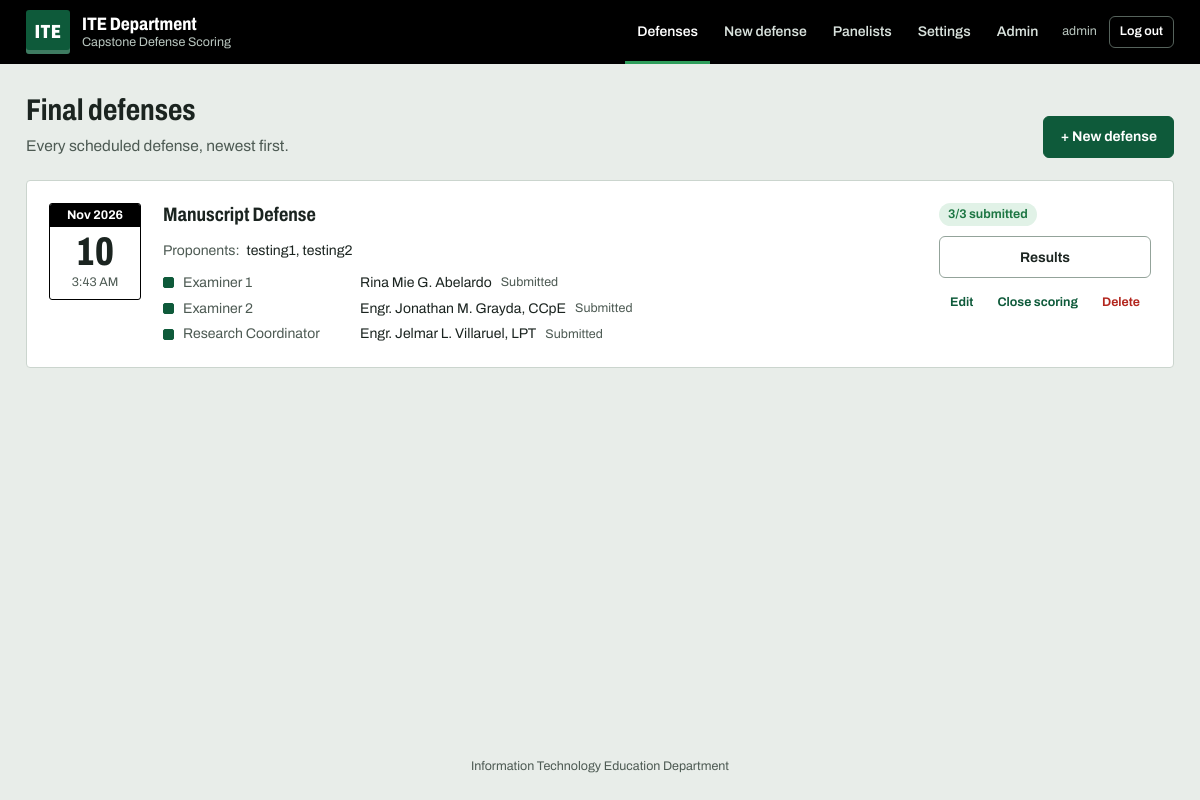
Screenshot of / (signed in) with the database file from the repository.
### defense/models.py (models this page shows, shortened)
class Panelist(models.Model):
    user = models.OneToOneField(
        settings.AUTH_USER_MODEL, on_delete=models.CASCADE, related_name="panelist")
    prefix = models.CharField(max_length=20, blank=True, help_text="e.g. Engr., Dr.")
    suffix = models.CharField(max_length=40, blank=True, help_text="e.g. LPT, CCpE")
    class Meta:
        ordering = ["user__last_name", "user__first_name"]
    @property
    def display_name(self):
        full = " ".join(p for p in (self.user.first_name, self.user.last_name) if p).strip()
        full = full or self.user.username
        if self.prefix:
            full = f"{self.prefix} {full}"
        if self.suffix:
            full = f"{full}, {self.suffix}"
        return full

class Defense(models.Model):
    OPEN = "open"
    CLOSED = "closed"
    STATUS_CHOICES = [(OPEN, "Open"), (CLOSED, "Closed")]
    title = models.CharField("Project title", max_length=300)
    schedule_date = models.DateField()
    schedule_time = models.TimeField(null=True, blank=True)
    venue = models.CharField(max_length=150, blank=True)
    status = models.CharField(max_length=10, choices=STATUS_CHOICES, default=OPEN)
    created_at = models.DateTimeField(auto_now_add=True)
    class Meta:
        ordering = ["-schedule_date", "-schedule_time", "-pk"]
    @property
    def is_open(self):
        return self.status == self.OPEN

class Proponent(models.Model):
    defense = models.ForeignKey(Defense, on_delete=models.CASCADE, related_name="proponents")
    full_name = models.CharField(max_length=150)
    order = models.PositiveSmallIntegerField(default=0)
    class Meta:
        ordering = ["order", "pk"]

class PanelAssignment(models.Model):
    EX1 = "EX1"
    EX2 = "EX2"
    RC = "RC"
    ROLE_CHOICES = [(EX1, "Examiner 1"), (EX2, "Examiner 2"), (RC, "Research Coordinator")]
    ROLES = [EX1, EX2, RC]
    defense = models.ForeignKey(Defense, on_delete=models.CASCADE, related_name="assignments")
    panelist = models.ForeignKey(Panelist, on_delete=models.PROTECT, related_name="assignments")
    role = models.CharField(max_length=3, choices=ROLE_CHOICES)
    class Meta:
        constraints = [
            models.UniqueConstraint(fields=["defense", "role"], name="uniq_defense_role"),
            models.UniqueConstraint(fields=["defense", "panelist"], name="uniq_defense_panelist"),
        ]
    @property
    def role_order(self):
        return self.ROLES.index(self.role)

### defense/views.py (the view)
# urls.py: path("", views.dashboard, name="dashboard"),
@login_required
def dashboard(request):
    qs = Defense.objects.prefetch_related(
        "proponents", "assignments__panelist__user", "assignments__evaluation")
    manager = is_manager(request.user)
    if not manager:
        qs = qs.filter(assignments__panelist__user=request.user).distinct()
    items = []
    for d in qs:
        progress = scoring.defense_progress(d)
        mine = next((a for a, _ in progress if a.panelist.user_id == request.user.pk), None)
        my_status = next((s for a, s in progress if a is mine), None)
        submitted = sum(1 for _, s in progress if s == scoring.SUBMITTED)
        items.append({
            "defense": d,
            "proponents": list(d.proponents.all()),
            "progress": [{"assignment": a, "status": s, "label": scoring.STATUS_LABELS[s]}
                         for a, s in progress],
            "submitted": submitted,
            "total": scoring.REQUIRED_PANELISTS,
            "done": submitted == scoring.REQUIRED_PANELISTS,
            "mine": mine,
            "my_status": my_status,
        })
    return render(request, "defense/dashboard.html", {
        "items": items, "is_manager": manager,
    })

### defense/context_processors.py (called while the page is built)
def institution(request):
    return {"INSTITUTION": settings.INSTITUTION}

### defense/scoring.py (called while the page is built)
def evaluation_status(evaluation):
    if evaluation is None:
        return NOT_STARTED
    return SUBMITTED if evaluation.submitted else DRAFT

def defense_progress(defense):
    from .models import Evaluation
    out = []
    for a in sorted(defense.assignments.all(), key=lambda a: a.role_order):
        try:
            ev = a.evaluation
        except Evaluation.DoesNotExist:
            ev = None
        out.append((a, evaluation_status(ev)))
    return out

### defense/templatetags/defense_extras.py (called while the page is built)
@register.filter
def status_class(status):
    return {scoring.SUBMITTED: "chip-ok", scoring.DRAFT: "chip-warn"}.get(status, "chip-muted")

### defense/views.py (called while the page is built)
def is_manager(user):
    return user.is_authenticated and user.is_active and user.is_staff

### defense/templates/defense/dashboard.html (shortened to what this page needs)
{% extends "base.html" %}
{% load defense_extras %}
{% block content %}
<div class="page-head">
  <div>
    <h1>Final defenses</h1>
    <p class="muted">{% if is_manager %}Every scheduled defense, newest first.{% else %}Defenses where you sit on the panel.{% endif %}</p>
  </div>
  {% if is_manager %}<a class="btn btn-primary" href="{% url 'defense:defense_create' %}">+ New defense</a>{% endif %}
</div>
{% if not items %}
  <div class="card empty">
    {% if is_manager %}
      No defenses yet. <a href="{% url 'defense:defense_create' %}">Schedule the first defense</a>.
    {% else %}
      You are not on any defense panel yet. Ask the Research Coordinator to add you.
    {% endif %}
  </div>
{% else %}
<div class="card docket">
{% for it in items %}
  {% with d=it.defense %}
  <article class="docket-row{% if not d.is_open %} is-closed{% endif %}">
    <div class="when" aria-label="{{ d.schedule_date|date:'l, F j, Y' }}{% if d.schedule_time %}, {{ d.schedule_time|time:'g:i A' }}{% endif %}">
      <span class="when-month">{{ d.schedule_date|date:"M Y" }}</span>
      <span class="when-day">{{ d.schedule_date|date:"j" }}</span>
      <span class="when-time">{% if d.schedule_time %}{{ d.schedule_time|time:"g:i A" }}{% else %}{{ d.schedule_date|date:"l" }}{% endif %}</span>
    </div>
    <div class="docket-main">
      <h2 class="docket-title">
        {% if is_manager or it.mine %}<a href="{% url 'defense:results' d.pk %}">{{ d.title }}</a>{% else %}{{ d.title }}{% endif %}
      </h2>
      <p class="docket-students"><span class="muted">Proponents:</span>
        {% for p in it.proponents %}{{ p.full_name }}{% if not forloop.last %}, {% endif %}{% empty %}<em>none yet</em>{% endfor %}</p>
      <ul class="panel-status" aria-label="Panel">
        {% for row in it.progress %}
          <li><span class="dot {{ row.status|status_class }}" aria-hidden="true"></span>
            <span class="who-role">{{ row.assignment.get_role_display }}</span>
            <span>{{ row.assignment.panelist.display_name }}</span>
            <span class="who-state">{{ row.label }}</span></li>
        {% empty %}
          <li class="muted">No panel assigned yet.</li>
        {% endfor %}
      </ul>
    </div>
    <div class="docket-side">
      <div class="docket-progress">
        <span class="chip {% if it.done %}chip-ok{% elif it.submitted %}chip-warn{% else %}chip-muted{% endif %}">{{ it.submitted }}/{{ it.total }} submitted</span>
      </div>
      {% if is_manager or it.mine %}
        <a class="btn" href="{% url 'defense:results' d.pk %}">{% if it.done %}Results{% else %}Status{% endif %}</a>
      {% endif %}
      {% if is_manager %}
        <div class="docket-tools">
          <a class="btn btn-small btn-ghost" href="{% url 'defense:defense_edit' d.pk %}">Edit</a>
          <form method="post" action="{% url 'defense:defense_toggle' d.pk %}">
            <button class="btn btn-small btn-ghost" type="submit">{% if d.is_open %}Close scoring{% else %}Reopen scoring{% endif %}</button>
          </form>
          <form method="post" action="{% url 'defense:defense_delete' d.pk %}"
                onsubmit="return confirm('Delete the defense “{{ d.title|escapejs }}”?\n\nThis also deletes its students, panel and all scores{% if it.submitted %} ({{ it.submitted }} submitted evaluation{{ it.submitted|pluralize }}){% endif %}. This cannot be undone.');">
            <button class="btn btn-small btn-danger" type="submit">Delete</button>
          </form>
        </div>
      {% endif %}
    </div>
  </article>
  {% endwith %}
{% endfor %}
</div>
{% endif %}
{% endblock %}

### templates/base.html (shortened to what this page needs)
{% load static %}<!doctype html>
<html lang="en">
<head>
  <link rel="stylesheet" href="{% static 'css/app.css' %}">
</head>
<body class="{% block body_class %}{% endblock %}">
  {% with here=request.resolver_match.url_name %}
  <header class="topbar no-print">
    <div class="topbar-inner">
      <a class="brand" href="{% if user.is_authenticated %}{% url 'defense:dashboard' %}{% else %}{% url 'login' %}{% endif %}">
        <span class="ite-mark" aria-hidden="true">ITE</span>
        <span class="brand-text">
          <strong>ITE Department</strong>
          <small>Capstone Defense Scoring</small>
        </span>
      </a>
      {% if user.is_authenticated %}
      <nav class="nav" aria-label="Main">
        <a href="{% url 'defense:dashboard' %}" class="{% if here == 'dashboard' %}is-active{% endif %}"{% if here == 'dashboard' %} aria-current="page"{% endif %}>Defenses</a>
        {% if user.is_staff %}
          <a href="{% url 'defense:defense_create' %}" class="{% if here == 'defense_create' %}is-active{% endif %}">New defense</a>
          <a href="{% url 'defense:panelist_list' %}" class="{% if here == 'panelist_list' or here == 'panelist_create' or here == 'panelist_edit' %}is-active{% endif %}">Panelists</a>
          <a href="{% url 'defense:scoring_settings' %}" class="{% if here == 'scoring_settings' %}is-active{% endif %}">Settings</a>
          {% if user.is_superuser %}<a href="{% url 'admin:index' %}">Admin</a>{% endif %}
        {% endif %}
        <span class="nav-end">
          <span class="nav-user" title="Signed in as {{ user.username }}">{{ user.panelist.display_name|default:user.username }}</span>
          <form method="post" action="{% url 'logout' %}" class="inline">
            <button type="submit" class="nav-logout">Log out</button>
          </form>
        </span>
      </nav>
      {% endif %}
    </div>
  </header>
  {% endwith %}
  <main class="{% block main_class %}container{% endblock %}">{% block content %}{% endblock %}</main>
  <footer class="footer no-print">{{ INSTITUTION.department|title }}</footer>
</body>
</html>

### rows the page displays
Defense: defense.schedule_date "Nov 2026", defense.schedule_date "10", defense.schedule_time "3:43 AM", defense "Manuscript Defense", submitted "3", total "3", status "Close scoring"
Proponent: full_name "testing1"
Proponent: full_name "testing2"
PanelAssignment: assignment.role "Examiner 1", assignment.panelist.display_name "Rina Mie G. Abelardo", label "Submitted"
PanelAssignment: assignment.role "Examiner 2", assignment.panelist.display_name "Engr. Jonathan M. Grayda, CCpE", label "Submitted"
PanelAssignment: assignment.role "Research Coordinator", assignment.panelist.display_name "Engr. Jelmar L. Villaruel, LPT", label "Submitted"

### other values shown
{{ user.panelist.display_name|default:user.username }} "admin"
{{ INSTITUTION.department|title }} "Information Technology Education Department"
